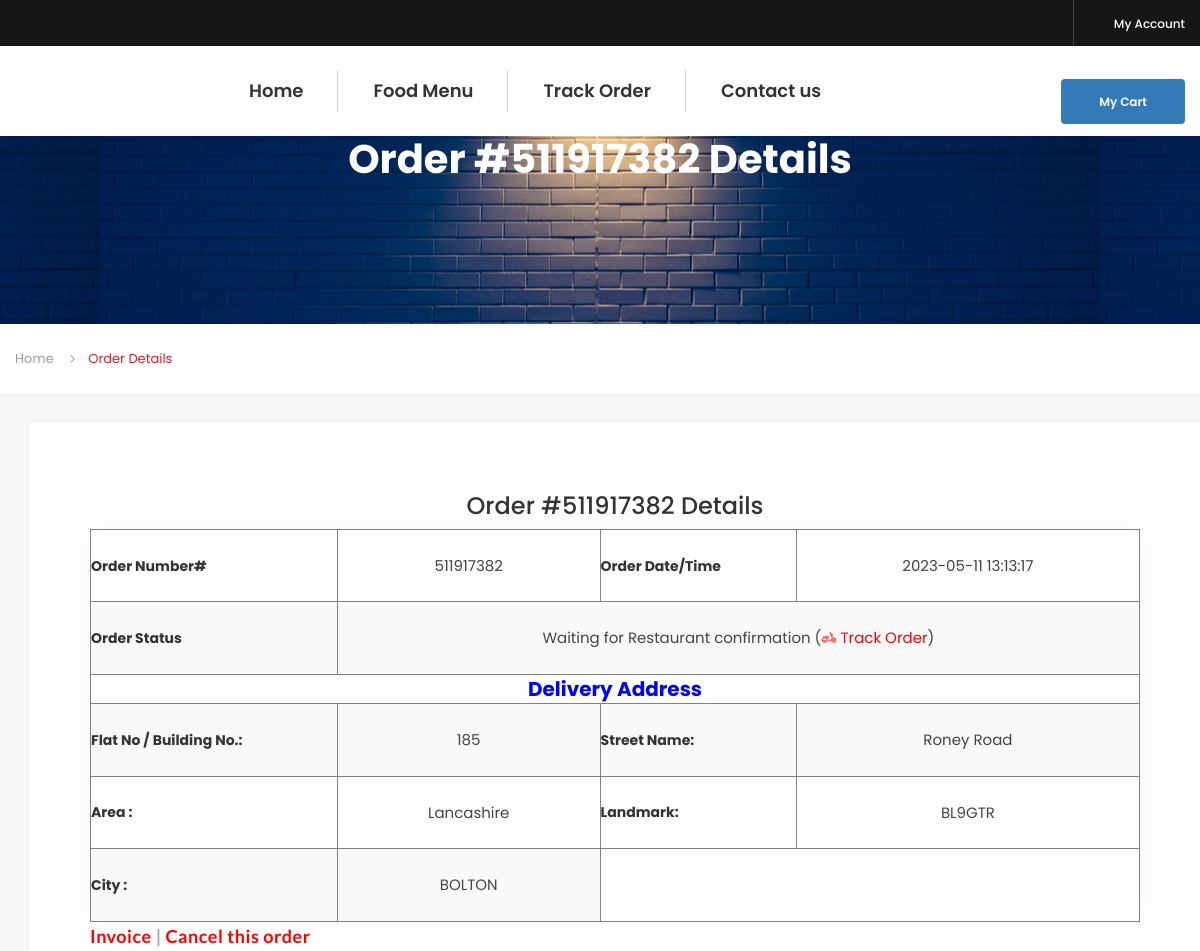
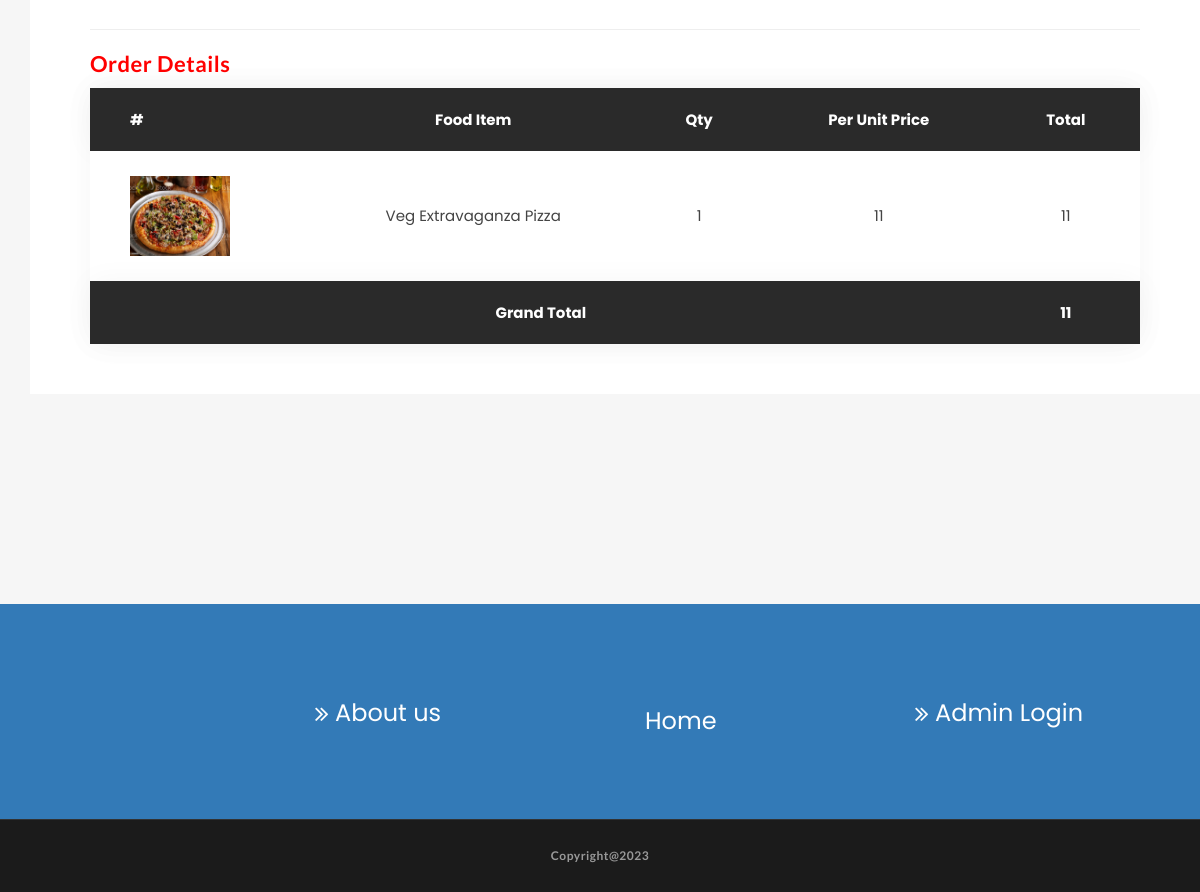
The app's page /order-details.php?onumber=511917382 (signed in) with its own data (2 pictures, top to bottom).
### tables this page shows
CREATE TABLE `tblorderaddresses` (
  `ID` int(11) NOT NULL,
  `UserId` char(100) DEFAULT NULL,
  `Ordernumber` char(100) DEFAULT NULL,
  `Flatnobuldngno` varchar(255) DEFAULT NULL,
  `StreetName` varchar(255) DEFAULT NULL,
  `Area` varchar(255) DEFAULT NULL,
  `Landmark` varchar(255) DEFAULT NULL,
  `City` varchar(255) DEFAULT NULL,
  `OrderTime` timestamp NOT NULL DEFAULT CURRENT_TIMESTAMP,
  `OrderFinalStatus` varchar(255) DEFAULT NULL
);

CREATE TABLE `tblorders` (
  `ID` int(11) NOT NULL,
  `UserId` char(10) DEFAULT NULL,
  `FoodId` char(10) DEFAULT NULL,
  `FoodQty` int(11) DEFAULT NULL,
  `IsOrderPlaced` int(11) DEFAULT NULL,
  `OrderNumber` char(100) DEFAULT NULL
);

CREATE TABLE `tblfood` (
  `ID` int(10) NOT NULL,
  `CategoryName` varchar(120) DEFAULT NULL,
  `ItemName` varchar(120) DEFAULT NULL,
  `ItemPrice` varchar(120) DEFAULT NULL,
  `ItemDes` varchar(500) DEFAULT NULL,
  `Image` varchar(120) DEFAULT NULL,
  `ItemQty` varchar(120) DEFAULT NULL
);

### order-details.php (the view, shortened to what this page needs)
<?php
include_once('includes/dbconnection.php');
?>
<!DOCTYPE html>
<html lang="en">
<head>
    <link rel="stylesheet" href="assets/css/icons.min.css">
    <link rel="stylesheet" href="assets/css/bootstrap.min.css">
    <link rel="stylesheet" href="assets/css/main.css">
    <link rel="stylesheet" href="assets/css/red-color.css">
    <link rel="stylesheet" href="assets/css/yellow-color.css">
    <link rel="stylesheet" href="assets/css/responsive.css">
</head>
<body itemscope>
    <?php include_once('includes/header.php');?>
    <section>
        <div class="block">
            <div class="fixed-bg" style="background-image: url(assets/images/bag.jpg);"></div>
            <div class="page-title-wrapper text-center">
                <div class="col-md-12 col-sm-12 col-lg-12">
                    <div class="page-title-inner">
                        <h1 itemprop="headline">Order #<?php echo $_GET['onumber'];?> Details</h1>
                    </div>
                </div>
            </div>
        </div>
    </section>
    <div class="bread-crumbs-wrapper">
        <div class="container">
            <ol class="breadcrumb">
                <li class="breadcrumb-item"><a href="index.php" title="" itemprop="url">Home</a></li>
                <li class="breadcrumb-item active">Order Details</li>
            </ol>
        </div>
    </div>
    <section>
        <div class="block gray-bg bottom-padd210 top-padd30">
            <div class="container">
                <div class="row">
                    <div class="col-md-12">
                        <div class="sec-box">
                            <div class="sec-wrapper">
                                <div class="col-md-12 col-sm-12 col-lg-12">
                                    <div class="booking-table">
                                        <?php
$userid= $_SESSION['fosuid'];
$oid=$_GET['onumber'];
      $query=mysqli_query($con,"select * from  tblorderaddresses  where UserId='$userid' and Ordernumber='$oid'");
              while($row=mysqli_fetch_array($query))
              { ?>
                                        <h3 align="center">Order #<?php echo $oid;?> Details</h3>
                                        <table border="1" style="padding-left:10%">
                                            <tr>
                                                <th>Order Number#</th>
                                                <td><?php echo $row['Ordernumber'];?></td>
                                                <th>Order Date/Time</th>
                                                <td><?php echo $row['OrderTime']?></td>
                                            </tr>
                                            <tr>
                                                <th>Order Status</th>
                                                <td colspan="3"><?php $status=$row['OrderFinalStatus'];
if($status==''){
 echo "Waiting for Restaurant confirmation";
} else{
echo $status;
}
                                                    ?> (<a href="javascript:void(0);"
                                                        onClick="popUpWindow('trackorder.php?oid=<?php echo htmlentities($row['Ordernumber']);?>');"
                                                        title="Track order" style="color:red;"><i
                                                            class="flaticon-transport"></i> Track Order</a>)</td>
                                            </tr>
                                            <tr>
                                                <th colspan="4" style="text-align:center;color:blue; font-size:20px;">
                                                    Delivery Address</th>
                                            </tr>
                                            <tr>
                                                <th>Flat No / Building No.:</th>
                                                <td><?php echo $row['Flatnobuldngno']?></td>
                                                <th>Street Name:</th>
                                                <td> <?php echo $row['StreetName']?></td>
                                            </tr>
                                            <tr>
                                                <th>Area :</th>
                                                <td><?php echo $row['Area']?></td>
                                                <th>Landmark:</th>
                                                <td><?php echo $row['Landmark']?></td>
                                            </tr>
                                            <tr>
                                                <th>City :</th>
                                                <td><?php echo $row['City']?></td>
                                            </tr>
                                        </table>
                                        <p style="font-weight:bold; font-size:18px;"><a href="javascript:void(0);"
                                                onClick="popUpWindow('invoice.php?oid=<?php echo htmlentities($row['Ordernumber']);?>');"
                                                title="Order Invoice" style="color:red">Invoice</a> |
                                            <a href="javascript:void(0);"
                                                onClick="popUpWindow('cancelorder.php?oid=<?php echo htmlentities($row['Ordernumber']);?>');"
                                                title="Cancel this order" style="color:red">Cancel this order </a>
                                        </p>
                                        <?php } ?>
                                        <hr />
                                        <p style="font-size:22px; color:red; font-weight:bold">Order Details</p>
                                        <table>
                                            <thead>
                                                <tr>
                                                    <th>#</th>
                                                    <th>Food Item</th>
                                                    <th>Qty</th>
                                                    <th>Per Unit Price</th>
                                                    <th>Total</th>
                                                </tr>
                                            </thead>
                                            <tbody>
                                                <?php
$query=mysqli_query($con,"select tblfood.Image,tblfood.ItemName,tblfood.ItemDes,tblfood.ItemPrice,tblfood.ItemQty,tblorders.FoodId,tblorders.FoodQty
    from tblorders
    join tblfood on tblfood.ID=tblorders.FoodId
    where tblorders.UserId='$userid' and tblorders.IsOrderPlaced=1 and tblorders.OrderNumber='$oid'");
while ($row=mysqli_fetch_array($query)) {
?>
                                                <tr>
                                                    <td><img src="admin/itemimages/<?php echo $row['Image']?>"
                                                            width="100" height="80" alt="<?php echo $row['ItemName']?>">
                                                    </td>
                                                    <td>
                                                        <a href="food-detail.php?fid=<?php echo $row['FoodId'];?>"
                                                            title="" itemprop="url"><?php echo $row['ItemName']?></a>
                                                    </td>
                                                    <td><?php echo $qty=$row['FoodQty']?></td>
                                                    <td><?php echo $ppu=$row['ItemPrice']?></td>
                                                    <td><?php echo $total=$qty*$ppu;?></td>
                                                </tr>
                                                <?php $grandtotal+=$total;}?>
                                                <thead>
                                                    <tr>
                                                        <th colspan="4" style="text-align:center;">Grand Total</th>
                                                        <th style="text-align:center;"><?php echo $grandtotal;?></th>
                                                    </tr>
                                                </thead>
                                            </tbody>
                                        </table>
                                    </div>
                                </div>
                            </div>
                        </div>
                    </div>
                </div>
            </div>
        </div>
    </section>
    <?php include_once('includes/footer.php');
      ?>
    </main>
</body>
</html>

### includes/header.php (shortened to what this page needs)
    <main>
        <header class="stick">
            <div class="topbar">
                <div class="container">
                    <div class="topbar-register">
                     <?php if (strlen($_SESSION['fosuid']>0)) {?>
   <a  href="my-account.php" title="My Account" itemprop="url">My Account</a>
                     <?php } ?>
                    </div>
            </div>
            <div class="logo-menu-sec">
                <div class="container">
                    <nav>
                        <div class="menu-sec">
                            <ul>
<li><a href="index.php" title="Home" itemprop="url">Home</li>
<li class="menu-item-has-children"><a href="our-menu.php" title="RESTAURANTS" itemprop="url">Food Menu</a>
                                </li>
<li><a href="track-order.php" title="Track Order" itemprop="url">Track Order</a></li>
<li><a href="contact-us.php" title="Contact us" itemprop="url">Contact us </a></li>
                            </ul>
                                   <?php if (strlen($_SESSION['fosuid']>0)) {?>
                            <a class="bg-primary brd-rd4" href="cart.php" title="Register" itemprop="url">My Cart</a>
                        <?php } ?>
                        </div>
                    </nav>
                </div>
            </div>
        </header>

### includes/footer.php (shortened to what this page needs)
<footer>
    <div class="block top-padd80 bottom-padd80 bg-primary">
        <div class="container">
            <div class="row">
                <div class="col-md-12 col-sm-12 col-lg-12">
                    <div class="footer-data">
                        <div class="row">
                            <div class="col-md-3 col-sm-6 col-lg-3">
                                <div class="widget about_widget wow fadeIn" data-wow-delay="0.1s">
                                </div>
                            </div>
                            <div class="col-md-3 col-sm-6 col-lg-3">
                                <div class="widget customer_care wow fadeIn" data-wow-delay="0.3s">
                                    <ul>
                                         <li><a href="about-us.php" title="" itemprop="url" style="color:#fff; font-size: 24px;">About us</a></li>
                                    </ul>
                                </div>
                            </div>
                            <div class="col-md-3 col-sm-6 col-lg-3">
                                <div class="widget get_in_touch wow fadeIn" data-wow-delay="0.4s">
                                    <ul>
                                    <li><a href="index.php" title="" itemprop="url" style="color:#fff; font-size: 24px;">Home</a></li>
                                    </ul>
                                </div>
                            </div>
                            <div class="col-md-3 col-sm-6 col-lg-3">
                                <div class="widget information_links wow fadeIn" data-wow-delay="0.2s">
                                    <ul>
                                        <li><a href="admin/" title="" itemprop="url" style="color:#fff; font-size: 24px;">Admin Login</a></li>
                                    </ul>
                                </div>
                            </div>
                        </div>
                    </div>
                </div>
            </div>
        </div>
    </div>
</footer>
<div class="bottom-bar dark-bg text-center">
    <div class="container">
        <p itemprop="description">Copyright@2023</p>
    </div>
</div>

### assets/css/red-color.css (style rules this page uses)
.red-clr, .social1 > a:hover, .social1 > a:focus, .responsive-menu .social1 > a:hover, .responsive-menu .social1 > a:focus, .topbar-register > a:hover, .topbar-register > a:focus, .popular-dish-info > h4 a:hover, .popular-dish-info > h4 a:focus, .featured-restaurant-info > h4 a:hover, .featured-restaurant-info > h4 a:focus, .popular-dish-info > a.red-bg:hover, .popular-dish-info > a.red-bg:focus, .locat-list > li::before, .news-info > h4 a:hover, .news-info > h4 a:focus, .breadcrumb > li.breadcrumb-item.active, .breadcrumb > li.breadcrumb-item a:hover, .breadcrumb > li.breadcrumb-item a:focus, .select-wrp .chosen-container-single .chosen-drop > ul li.result-selected, .select-wrp .chosen-container-single .chosen-drop > ul li.highlighted, .select-wrp .chosen-container-single .chosen-drop > ul li:hover, .mini-post-info > h5 a:hover, .mini-post-info > h5 a:focus, .contact-info-box > p a:hover, .contact-info-box > p a:focus, .sidebar .widget ul li:hover, .sidebar .widget ul li:hover > a, .widget.style2 ul li:hover > span, .sidebar .widget ul li a:focus, .info-meta > span a:hover, .info-meta > span a:focus, .restaurant-detail-tabs > ul > li a:hover, .restaurant-detail-tabs > ul > li.active a, .search-dish > button:hover, .ord-btn > a:hover, .ord-btn > a:focus, .book-table form button:hover, .book-table form button:focus, .post-next-prev > a:hover, .post-next-prev > a:focus, .post-meta > span a:hover, .post-meta > span a:focus, .author-info > h4 a:hover, .author-info > h4 a:focus, .comment-info > h4 a:hover, .comment-info > h4 a:focus, .reply-form button:hover, .reply-form button:focus, .top-restaurant-carousel2 .owl-nav > div:hover, .reservation-tabs-list .nav-tabs > li:hover a, .reservation-tabs-list .nav-tabs > li.active a, .gallery-info-btns > a:hover, .gallery-info-btns > a:focus, .sign-form a:hover, .sign-form a:focus, .yellow-bg .user-info-inner > h5 a:hover, .yellow-bg .user-info-inner > h5 a:focus, .yellow-bg .user-info-inner > span a:hover, .yellow-bg .user-info-inner > span a:focus, .profile-sidebar-inner > ul > li > a:hover, .profile-sidebar-inner > ul > li a:focus, .profile-sidebar-inner > ul > li.active > a, .profile-sidebar-inner > ul > li.active > a:hover, .profile-sidebar-inner > ul > li.active > a:focus, .profile-sidebar-inner > ul > li > a:hover i, .profile-sidebar-inner > ul > li a:focus i, .profile-sidebar-inner > ul > li.active > a i, .profile-sidebar-inner > ul > li a::before, .review-box > h4 a:hover, .review-box > h4 a:focus, .order-info > h4 a:hover, .order-info > h4 a:focus, .post-tags2 > a:hover, .post-tags2 > a:focus, .restaurant-info-inner > h6 a:hover, .restaurant-info-inner > h6 a:focus, .food-featured-post-info > h3 a:hover, .food-featured-post-info > h3 a:focus, .order-detail > h4 a:hover, .order-detail > h4 a:focus, .title1-inner span, .food-types, .get_in_touch ul li i, .widget ul li a:hover, .restaurant-searching-inner > span i, .like-meta, .article-meta > h3 a:hover, .caro-dish-name > span, .dish-meta > span, .uper-meta > h4 a:hover, .food-price, .food-menu-sec > i, .chef-box ul li h5 a:hover, .form-meta > span, .upcoming-event .title1-inner > b, .upcoming-event .countdown > li p, .mini-post-data { color: #ea1b25; }

### records on screen
tblorderaddresses: Ordernumber "511917382", OrderTime "2023-05-11 13:13:17", Flatnobuldngno "185", StreetName "Roney Road", Area "Lancashire", Landmark "BL9GTR", City "BOLTON"
tblorders: FoodId.ItemName (picture), FoodId.ItemName "Veg Extravaganza Pizza", FoodQty "1", FoodId.ItemPrice "11", $total=$qty*$ppu "11"

### other values on screen
$_GET['onumber'] "511917382"
$grandtotal "11"
